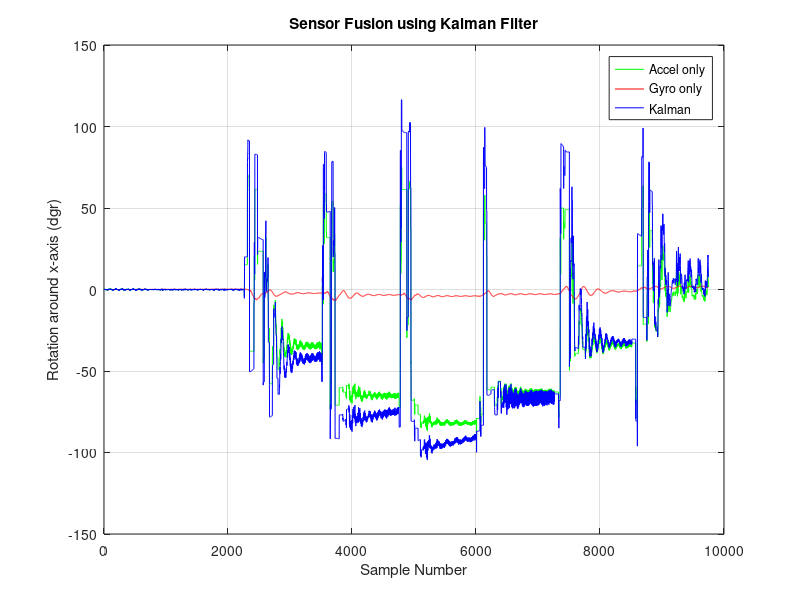
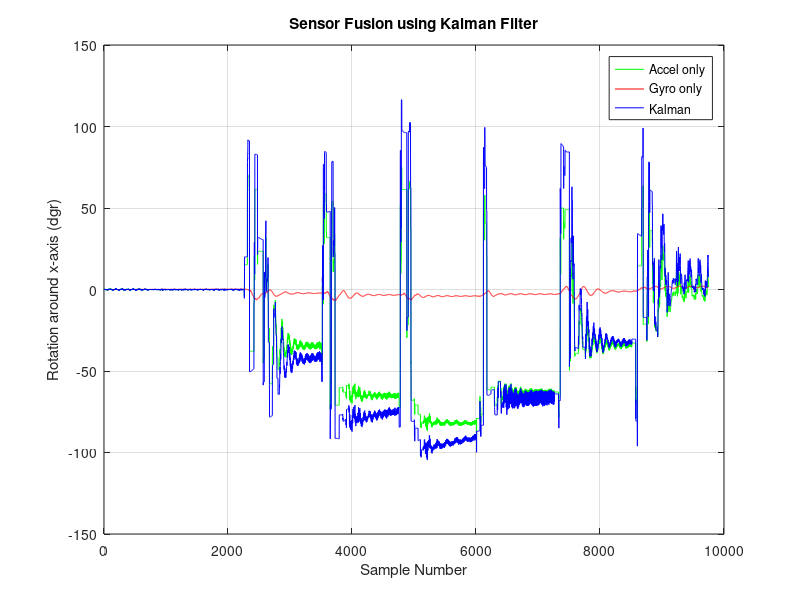
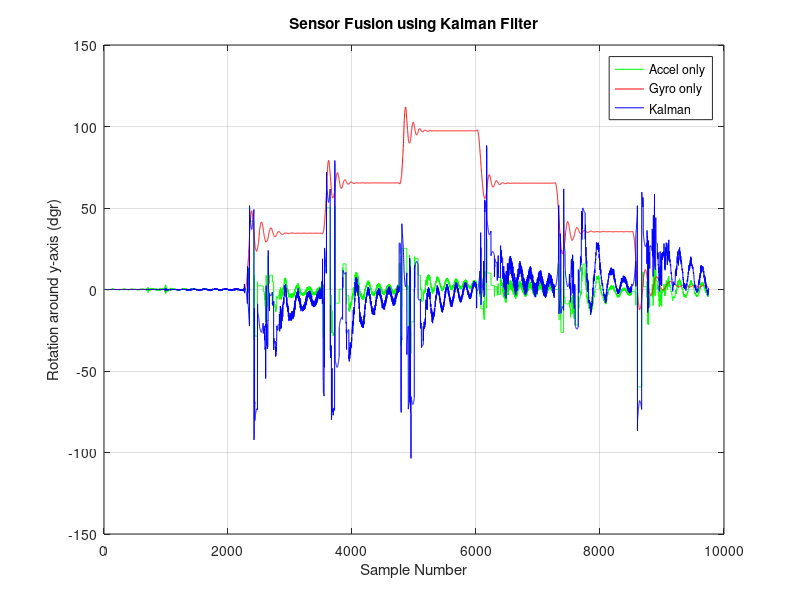
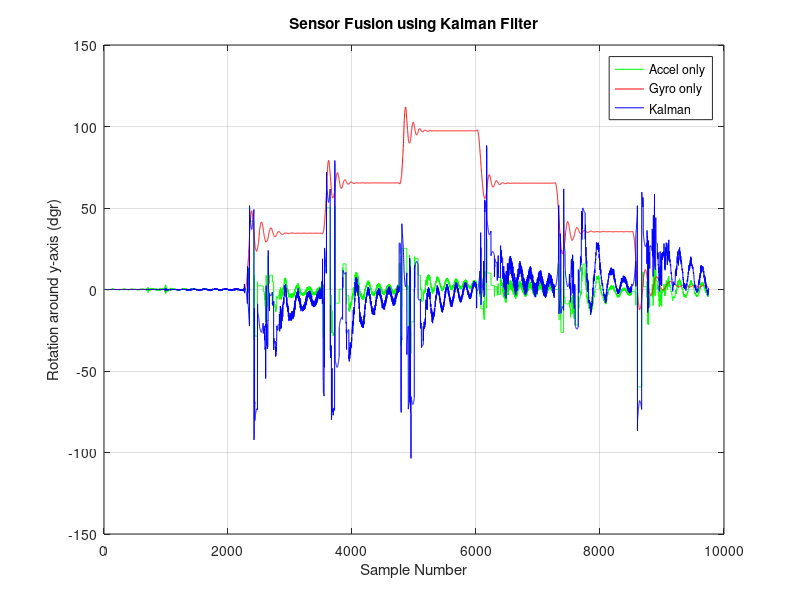

Recreate these plots in MATLAB, in order. (Note: a time limit stopped this script after it produced the figures.)
% Load Quaternion pkg
pkg load quaternion;

% Parameters
filter = 5; % 0 = "raw", 1 = "static cal", 2 = "static cal + mvavg", 3 = "static cal + fir", 4 = "static cal + kalman", 5 = "simple cal + no filter", 6 = "simple cal + FIR (LH)"
ign_samples = 0; % samples to ignore until Filter has converged
gyro_weight = 0.98;
acc_range = 0.1;
gyr_sens = 32.8;
acc_sens = 8192;
delta_t = 1/500;
grav_raw = acc_sens;
gravity = 9.80665;
f_norm = [0; 0; acc_sens];
acc_rec = [0; 0; 1];
v = [0; 0; 0];
s = [0; 0; 0];

%Kalman Function
function angle_out = kalman_angle(angle_in, rate, delta_t)
  
  % Compute Variances
  var_angle = var(angle_in)
  var_rate = var(rate)
  stddev_angle = std(angle_in)
  stddev_rate = std(rate)

  % Initialize
  y_hat = [0; 0];
  A = [1 (-delta_t); 0 1];
  B = [delta_t; 0];
  H = [1 1];
  P = [100 0; 0 100];
  Q = [var_angle 0; 0 var_rate];
  R = stddev_angle;

  % Go through samples
  for i=1:length(angle_in)
  
		%Set u and z
		u = rate(i);
		z = angle_in(i);
		
    % Rememver previous error covariance
    P_prev = P;

    % Prediction Update
    y_hat_neg = A*y_hat + B*u;
    P_neg = A*P_prev*transpose(A) + Q;

    % Measurement Update
    K = (P_neg*transpose(H))*inverse(H*P_neg*transpose(H) + R);
    y_hat = y_hat_neg + K*(z - H*y_hat_neg);
    P = (eye(2,2) - K*H)*P_neg;
    
    % Store values
    angle_out(i) = y_hat(1,1);
  end
  
  % Print Values
  printf("P:");
  disp(P);
  printf("\r\nQ:");
  disp(Q);
  printf("\r\nK:");
  disp(K);
  printf("\r\n\r\n");

endfunction

% Load Data
if (filter == 1)
	load ('calibrated.mat', 'cal');
	data = cal;
	filter_str = "cal";
	f_norm = [331; -263; 8082];
	grav_raw = 8082;
elseif (filter == 2)
	load('mvavg.mat', 'mvavg');
	data = mvavg;
	filter_str = "mvavg";
	f_norm = [331; -263; 8082];
	grav_raw = 8082;
elseif (filter == "fir")
	load('fir.mat', 3);
	data = firfil;
	filter_str = "fir";
	f_norm = [331; -263; 8082];
	grav_raw = 8082;
elseif (filter == 4)
	load('kalman.mat', 'kalmanfil');
	data = kalmanfil;
	filter_str = "kalman";
	f_norm = [331; -263; 8082];
	grav_raw = 8082;
elseif (filter == 5)
	load('simple_calibration.mat', 'cal');
	data = cal;
	filter_str = "simple_cal";
	load('fnorm.mat', 'f_norm');
elseif (filter == 6)
	load('fir_hl.mat', 'firfil');
	data = firfil;
	filter_str = "simple_cal_fir_hl";
	load('fnorm.mat', 'f_norm');
else
	data = load('data.txt');
	filter_str = "raw";
endif

% Create Outfile Strings
outfile_raw = strcat("quat_posVel_", filter_str, "_kalman");
outfile = strcat(outfile_raw, ".pdf");
q_mat_outfile = strcat("quatPos_", filter_str, "_kalman.mat");
avs_outfile = strcat("avs_", filter_str, "_kalman.mat");

% Extract Gyro and Accel Data
gx = data(:,1);
gy = data(:,2);
gz = data(:,3);
ax = data(:,4);
ay = data(:,5);
az = data(:,6);

% Convert
gx = gx / gyr_sens;
gy = gy / gyr_sens;
gz = gz / gyr_sens;
ax = ax / acc_sens;
ay = ay / acc_sens;
az = az / acc_sens;
f_norm = f_norm / acc_sens;

% Compute Angle
for i = 1:length(gx)
  
  % Get Magnitude of acceleration
  acc_i = [ax(i); ay(i); az(i)];
  acc_mag = norm(acc_i);
  
  % Use recent Acc if acceleration is way different than gravity
  if (acc_mag < (1-acc_range) || acc_mag > (1+acc_range))
    acc_norm = acc_rec;
  elseif (acc_mag != 0) % normalize
    acc_norm = acc_i / acc_mag;
  else 
    acc_norm = acc_i;
  endif;
  
  % Store Acc for next iteration
  acc_rec = acc_norm;
  
  % Compute Angle from Accelerometer and convert to dgr
  angle_acc_x(i) = asin(acc_norm(1,1)) / pi * 180;
  angle_acc_y(i) = asin(acc_norm(2,1)) / pi * 180;
  angle_acc_z(i) = acos(acc_norm(3,1)) / pi * 180;
  
  % Compute Angle from Gyroscope
  if (i == 1)
    angle_gyr_x(i) = gx(i) * delta_t;
    angle_gyr_y(i) = gy(i) * delta_t;
    angle_gyr_z(i) = gz(i) * delta_t;
  else
    angle_gyr_x(i) = angle_gyr_x(i-1) + gx(i) * delta_t;
    angle_gyr_y(i) = angle_gyr_y(i-1) + gy(i) * delta_t;
    angle_gyr_z(i) = angle_gyr_z(i-1) + gz(i) * delta_t;
  endif;

endfor

% Compute Standard deviations
%if (filter == 1 || filter == 2 || filter == 3 || filter == 4)
%  stddev_rate_x = 24.500152 / gyr_sens;
%  stddev_rate_y = 1.029194 / gyr_sens;
%  stddev_rate_z = 3.045021 / gyr_sens;
%  stddev_angle_x = 22.443588 / acc_sens;
%  stddev_angle_y = 72.858551 / acc_sens;
%  stddev_angle_z = 40.575413 / acc_sens;
%else
%  stddev_rate_x = std(gx(1:100));
%  stddev_rate_y = std(gy(1:100));
%  stddev_rate_z = std(gz(1:100));
%  stddev_angle_x = std(angle_acc_x(1:100));
%  stddev_angle_y = std(angle_acc_z(1:100));
%  stddev_angle_z = std(angle_acc_y(1:100));
%endif;

% Plot Stddev
%printf("stddev_rate_x: %d\r\n", stddev_rate_x);
%printf("stddev_rate_y: %d\r\n", stddev_rate_y);
%printf("stddev_rate_z: %d\r\n", stddev_rate_z);
%printf("stddev_angle_x: %d\r\n", stddev_angle_x);
%printf("stddev_angle_y: %d\r\n", stddev_angle_y);
%printf("stddev_angle_z: %d\r\n", stddev_angle_z);

% Apply Kalman Filter
angle_x = kalman_angle(angle_acc_x, gx, delta_t);
angle_y = kalman_angle(angle_acc_y, gy, delta_t);
angle_z = kalman_angle(angle_acc_z, gz, delta_t);

% Plot x
plot(angle_acc_x(1:9750), "g");
hold on;
plot(angle_gyr_x(1:9750), "r");
hold on;
plot(angle_x(1:9750), "b");
hold on;

% Set up Plot
grid on;
title('Sensor Fusion using Kalman Filter');
xlabel('Sample Number');
ylabel('Rotation around x-axis (dgr)');
legend('Accel only', 'Gyro only', 'Kalman');

% Print
print("-color", strcat(outfile_raw, "_angle_x", ".eps"));
print(outfile);
hold off;

% Plot y
plot(angle_acc_y(1:9750), "g");
hold on;
plot(angle_gyr_y(1:9750), "r");
hold on;
plot(angle_y(1:9750), "b");
hold on;

% Set up Plot
grid on;
title('Sensor Fusion using Kalman Filter');
xlabel('Sample Number');
ylabel('Rotation around y-axis (dgr)');
legend('Accel only', 'Gyro only', 'Kalman');

% Print
print("-color", strcat(outfile_raw, "_angle_y", ".eps"));
print("-append", outfile);
hold off;

% Plot z
plot(angle_acc_z(1:9750), "g");
hold on;
plot(angle_gyr_z(1:9750), "r");
hold on;
plot(angle_z(1:9750), "b");
hold on;

% Set up Plot
grid on;
title('Sensor Fusion using Kalman Filter');
xlabel('Sample Number');
ylabel('Rotation around z-axis (dgr)');
legend('Accel only', 'Gyro only', 'Kalman');

% Print
print("-color", strcat(outfile_raw, "_angle_z", ".eps"));
print("-append", outfile);
hold off;

% Absolute Quaternion
quat_abs = quaternion(1, 0, 0, 0);

% Compute Quaternions
for i = (ign_samples+1):length(gx)
  
  %Get data set (already converted)
  gyr = [gx(i); gy(i); gz(i)];
  acc = [ax(i); ay(i); az(i)];
  
  %%%%%%%%%%%%%% Quaternion Start %%%%%%%%%%%%%%
  
  %Convert angle to radians
  angle_x_rad = angle_x(i) * pi/180;
  angle_y_rad = angle_y(i) * pi/180;
  angle_z_rad = angle_z(i) * pi/180;
  
  % Create Unit Vectors
  ux = [1; 0; 0];
  uy = [0; 1; 0];
  uz = [0; 0; 1];
  
  % Construct Partial Rotations
  q1 = quaternion(cos(angle_x_rad/2), ux(1,1)*sin(angle_x_rad/2), ux(2,1)*sin(angle_x_rad/2), ux(3,1)*sin(angle_x_rad/2));
  q2 = quaternion(cos(angle_y_rad/2), uy(1,1)*sin(angle_y_rad/2), uy(2,1)*sin(angle_y_rad/2), uy(3,1)*sin(angle_y_rad/2));
  q3 = quaternion(cos(angle_z_rad/2), uz(1,1)*sin(angle_z_rad/2), uz(2,1)*sin(angle_z_rad/2), uz(3,1)*sin(angle_z_rad/2));

  
  % Construct absolute rotation quaternion
  quat_abs = q1 * q2 * q3;
  
  % Keep track of quaternions for plot
  qw(i) = quat_abs.w;
  qx(i) = quat_abs.x;
  qy(i) = quat_abs.y;
  qz(i) = quat_abs.z;
  
  %%%%%%%% Velocity / Position Start %%%%%%%%%
  
  
   %Helper Computations
  qw_qw = qw(i) * qw(i);
  qw_qx = qw(i) * qx(i);
  qw_qy = qw(i) * qy(i);
  qw_qz = qw(i) * qz(i);
  qx_qx = qx(i) * qx(i);
  qx_qy = qx(i) * qy(i);
  qx_qz = qx(i) * qz(i);
  qy_qy = qy(i) * qy(i);
  qy_qz = qy(i) * qz(i);
  qz_qz = qz(i) * qz(i);
  
  %Quaternion to Rotation Matrix
  rot = [(qw_qw + qx_qx - qy_qy - qz_qz) 	(2 * qx_qy + 2 * qw_qz) 	(2 * qx_qz - 2 * qw_qy); 
	  (2 * qx_qy - 2 * qw_qz) 		(qw_qw - qx_qx + qy_qy - qz_qz) (2 * qy_qz + 2 * qw_qx)
	  (2 * qx_qz + 2 * qw_qy) 		(2 * qy_qz - 2 * qw_qx) 	(qw_qw - qx_qx - qy_qy + qz_qz)];
  
  %Get Transpose
  rot_t = transpose(rot);
  
  %Compute Intertial Acceleration
  acc_i = rot_t * acc - f_norm;
  
  %Convert to m/s^2
  acc_i_c = acc_i * gravity;
  
  % Get current acceleration
  if ( i <= (ign_samples+1) )
    a_curr = [0; 0; 0];
  else
    a_curr = acc_i_c;
  endif;
  
  %Compute Velocity (first integration)
  v_curr = v + a_curr * delta_t; %v + acc_i_c * delta_t;
  
  %Compute Position (second integration)
  s_curr = s + v_curr * delta_t; %s + v*delta_t + 0.5 * acc_i_c * delta_t^2;
  
  %Replace old velocity and position by new ones
  v = v_curr;
  s = s_curr;
  
  % Keep track of velocity and position for plots
  oax(i) = a_curr(1,1);
  oay(i) = a_curr(2,1);
  oaz(i) = a_curr(3,1);
  vx(i) = v(1,1);
  vy(i) = v(2,1);
  vz(i) = v(3,1);
  sx(i) = s(1,1);
  sy(i) = s(2,1);
  sz(i) = s(3,1);
  
endfor

% clear
hold off;

% Plot Quaternion
plot(qw, "c");
hold on;
plot(qx, "r");
hold on;
plot(qy, "g");
hold on;
plot(qz, "b");
hold on;

% Set up Plot
grid on;
title('Quaternions (after calibration and filtering)');
xlabel('Sample Number');
ylabel('Value');
legend('w', 'x', 'y', 'z');

% Prepare for Data Export
qw = rot90(qw, -1);
qx = rot90(qx, -1);
qy = rot90(qy, -1);
qz = rot90(qz, -1);
oax = rot90(oax, -1);
oay = rot90(oay, -1);
oaz = rot90(oaz, -1);
vx = rot90(vx, -1);
vy = rot90(vy, -1);
vz = rot90(vz, -1);
sx = rot90(sx, -1);
sy = rot90(sy, -1);
sz = rot90(sz, -1);

% Data Export for IMU Viewer
out = [qw qx qy qz sx sy sz];
save(q_mat_outfile, 'out');

% Data Export for Fusion with UWB
avs = [oax oay oaz vx vy vz sx sy sz];
save(avs_outfile, 'avs');

% Print
print("-append", outfile);
hold off;

% Plot Velocity
plot(vx, "r");
hold on;
plot(vy, "g");
hold on;
plot(vz, "b");
hold on;

% Set up Plot
grid on;
title('Velocity');
xlabel('Sample Number');
ylabel('Velocity (m/s)');
legend('x', 'y', 'z');
hold off;

% Print Velocity
print("-append", outfile);

% Plot Position
plot(sx, "r");
hold on;
plot(sy, "g");
hold on;
plot(sz, "b");
hold on;

% Set up Plot
grid on;
title('Position');
xlabel('Sample Number');
ylabel('Position (m)');
legend('x', 'y', 'z');
hold off;

% Print Position
print("-append", outfile);
